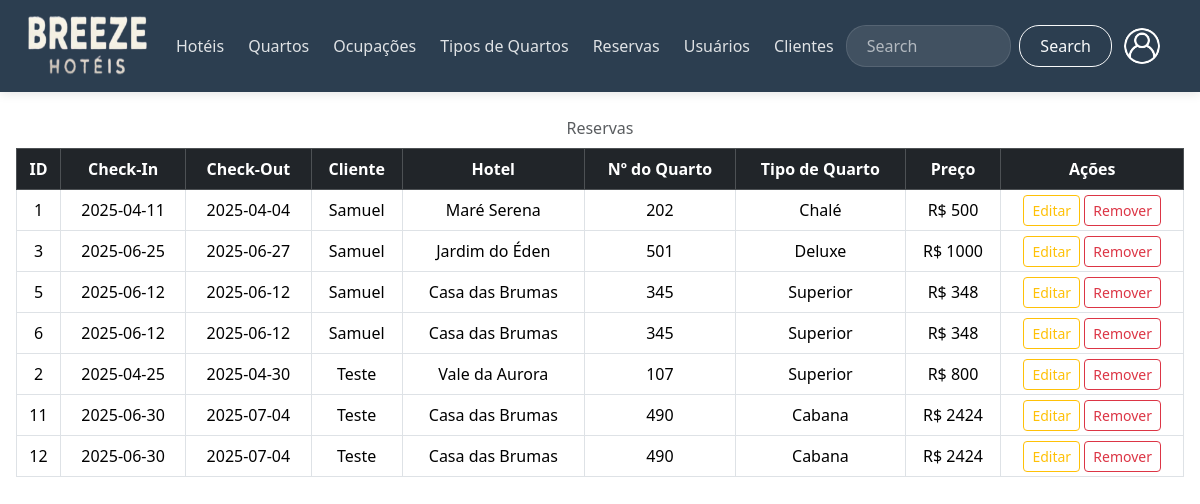
/codes/pages/adm/read/reservas.php (signed in), run on the app's committed database.
### tables this page shows
CREATE TABLE `reserva` (
  `idreserva` int(11) NOT NULL,
  `checkin` date NOT NULL,
  `checkout` date NOT NULL,
  `preco` int(11) NOT NULL,
  `c_idcliente` int(11) NOT NULL,
  `q_idquarto` int(11) NOT NULL
);

CREATE TABLE `usuarios` (
  `idusuarios` int(11) NOT NULL,
  `nome` varchar(255) NOT NULL,
  `email` varchar(255) NOT NULL,
  `senha` varchar(255) NOT NULL
);

CREATE TABLE `hoteis` (
  `idhotel` int(11) NOT NULL,
  `nome` varchar(255) NOT NULL,
  `regiao` varchar(255) NOT NULL,
  `estado` varchar(2) NOT NULL,
  `cidade` varchar(255) NOT NULL,
  `endereço` varchar(255) NOT NULL
);

CREATE TABLE `quartos` (
  `idquarto` int(11) NOT NULL,
  `numero` int(3) NOT NULL,
  `valor` int(11) NOT NULL,
  `descricao` varchar(255) NOT NULL,
  `disponibilidade` tinyint(4) NOT NULL,
  `h_idhotel` int(11) NOT NULL,
  `tq_idtipo` int(11) NOT NULL,
  `o_idocupacao` int(11) NOT NULL
);

CREATE TABLE `tipo_quarto` (
  `idtipo_quarto` int(11) NOT NULL,
  `tipoQuarto` varchar(255) NOT NULL
);

### codes/pages/adm/read/reservas.php (the view, shortened to what this page needs)
<?php
include __DIR__ . "/../../../conn/conn.php";
?>
<!DOCTYPE html>
<html lang="pt-br">
<head>
    <link href="https://cdn.jsdelivr.net/npm/bootstrap@5.3.5/dist/css/bootstrap.min.css" rel="stylesheet">
    <link href="/breeze/codes/css/hospedes.css?v=<?= time() ?>" defer rel="stylesheet">
</head>
<body>
  <header>
      <nav class="navbar navbar-expand-lg navbar-custom">
          <div class="container-fluid">
              <a class="navbar-brand navbar-brand-custom" href="../../user/indexA.php">
                  <img src="/breeze/images/logob.png" height="60" width="120" alt="Logo">
              </a>
              <div class="collapse navbar-collapse navbar-collapse-custom" id="navbarSupportedContent">
                  <ul class="navbar-nav me-auto mb-2 mb-lg-0">
                      <li class="nav-item nav-item-custom dropdown">
                          <a class="nav-link nav-link-custom dropdown-toggle" href="#" role="button" data-bs-toggle="dropdown" aria-expanded="false"> Hotéis </a>
                      </li>
                      <li class="nav-item nav-item-custom dropdown">
                          <a class="nav-link nav-link-custom dropdown-toggle" href="#" role="button" data-bs-toggle="dropdown" aria-expanded="false"> Quartos </a>
                      </li>
                      <li class="nav-item nav-item-custom dropdown">
                          <a class="nav-link nav-link-custom dropdown-toggle" href="#" role="button" data-bs-toggle="dropdown" aria-expanded="false"> Ocupações </a>
                      </li>
                      <li class="nav-item nav-item-custom dropdown">
                          <a class="nav-link nav-link-custom dropdown-toggle" href="#" role="button" data-bs-toggle="dropdown" aria-expanded="false"> Tipos de Quartos </a>
                      </li>
                      <li class="nav-item nav-item-custom dropdown">
                          <a class="nav-link nav-link-custom dropdown-toggle" href="#" role="button" data-bs-toggle="dropdown" aria-expanded="false"> Reservas </a>
                      </li>
                      <li class="nav-item nav-item-custom dropdown">
                          <a class="nav-link nav-link-custom dropdown-toggle" href="#" role="button" data-bs-toggle="dropdown" aria-expanded="false"> Usuários </a>
                      </li>
                      <li class="nav-item nav-item-custom dropdown">
                          <a class="nav-link nav-link-custom dropdown-toggle" href="#" role="button" data-bs-toggle="dropdown" aria-expanded="false"> Clientes </a>
                      </li>
                  </ul>
                  <form class="d-flex search-form-custom" role="search">
                      <input class="form-control me-2" type="search" placeholder="Search" aria-label="Search">
                      <button class="btn btn-outline-light" type="submit"> Search </button>
                  </form>
                  <ul class="navbar-nav user-menu">
                      <li class="nav-item nav-item-custom dropdown">
                          <a class="nav-link nav-link-custom dropdown-toggle" href="#" id="userDropdown" role="button" data-bs-toggle="dropdown" aria-expanded="false">
                              <img src="/breeze/images/login.png" class="user-avatar rounded-circle" alt="User">
                          </a>
                      </li>
                  </ul>
              </div>
          </div>
      </nav>
  </header>
  <main class="w-100 m-auto form-container">
    <table class="table table-bordered align-middle caption-top mb-0">
      <thead class="table-dark text-center">
        <tr>
          <th class="sortable"> ID </th>
          <th class="sortable"> Check-In </th>
          <th class="sortable"> Check-Out </th>
          <th class="sortable"> Cliente </th>
          <th class="sortable"> Hotel </th>
          <th class="sortable"> Nº do Quarto </th>
          <th class="sortable"> Tipo de Quarto </th>
          <th class="sortable"> Preço </th>
          <th> Ações </th>
        </tr>
      </thead>
      <tbody>
        <?php
          try {
            $sql = ("SELECT r.idreserva, r.checkin, r.checkout, r.preco, q.numero, t.tipoQuarto, u.nome AS cliente, h.nome AS hotel
                    FROM reserva r
                    JOIN quartos q ON r.q_idquarto = q.idquarto
                    JOIN hoteis h ON q.h_idhotel = h.idhotel
                    JOIN tipo_quarto t ON q.tq_idtipo = t.idtipo_quarto
                    JOIN cliente c ON r.c_idcliente = c.idcliente
                    JOIN usuarios u ON c.u_idusuarios = u.idusuarios");
            $stmt = $conn->prepare($sql);
            if ($stmt->execute()) {
                $reservas = $stmt->fetchAll(PDO::FETCH_ASSOC);
            } else {
                $reservas = [];
            }
            if ($reservas) {
              foreach ($reservas as $row) {
                echo "<tr class='text-center align-middle'>
                        <td>{$row['idreserva']}</td>
                        <td>{$row['checkin']}</td>
                        <td>{$row['checkout']}</td>
                        <td>{$row['cliente']}</td>
                        <td>{$row['hotel']}</td>
                        <td>{$row['numero']}</td>
                        <td>{$row['tipoQuarto']}</td>
                        <td> R$ {$row['preco']}</td>
                        </td>
                        <td class='p-1'>
                          <button class='btn btn-outline-warning btn-sm w-49 btn-editar' editar='" . htmlspecialchars($row['idreserva']) . "' data-bs-toggle='modal' data-bs-target='#modalEditar'>
                            Editar
                          </button>
                          <button class='btn btn-outline-danger btn-sm w-49 btn-remover' remover='" . $row['idreserva'] . "' data-bs-toggle='modal' data-bs-target='#modalRemover'>
                            Remover
                          </button>
                        </td>
                      </tr>";
            }
            } else {
                echo "<tr><td colspan='9' class='text-center'> Nenhuma reserva cadastrada. </td></tr>";
            }
        } catch (PDOException $e) {
            echo "<tr><td colspan='9' class='text-danger'>Erro ao buscar reservas: " . $e->getMessage() . "</td></tr>";
        }
        ?>
      </tbody>
      <caption class="text-center"> Reservas </caption>
    </table>
  </main>
</body>
</html>

### codes/css/hospedes.css (style rules this page uses)
main { max-width: 1250px; padding: 1rem; }
.dropdown-toggle::after { display: none; }
:root { --nav-primary: #2c3e50; --primary-color: #2563eb; --secondary-color: #1d4ed8; --light-gray: #f8f9fa; --dark-gray: #343a40; --border-radius: 12px; --box-shadow: 0 4px 20px rgba(0, 0, 0, 0.08); }
.navbar-custom { background: var(--nav-primary) !important; padding: 0.5rem 1rem; box-shadow: 0 2px 10px rgba(0, 0, 0, 0.1); }
.navbar-brand-custom { padding: 0.5rem 0; }
.nav-link-custom { color: rgba(255, 255, 255, 0.85) !important; padding: 0.5rem 1rem; margin: 0 0.25rem; font-weight: 500; transition: all 0.3s ease; border-radius: 8px; }
.search-form-custom .form-control { border-radius: 20px; padding: 8px 20px; border: 1px solid rgba(255, 255, 255, 0.2); background-color: rgba(255, 255, 255, 0.1); color: white; }
.search-form-custom .form-control::placeholder { color: rgba(255, 255, 255, 0.6); }
.search-form-custom .btn { border-radius: 20px; padding: 8px 20px; }
.user-avatar { width: 36px; height: 36px; object-fit: cover; }
.form-control { padding: 0.75rem 1rem; border-radius: 8px; border: 1px solid #e0e0e0; transition: all 0.3s ease; width: 100%; }

### data on the page
reserva: idreserva "1", checkin "2025-04-11", checkout "2025-04-04", usuarios.nome "Samuel", hoteis.nome "Maré Serena", quartos.numero "202", tipo_quarto.tipoQuarto "Chalé", preco "500"
reserva: idreserva "3", checkin "2025-06-25", checkout "2025-06-27", usuarios.nome "Samuel", hoteis.nome "Jardim do Éden", quartos.numero "501", tipo_quarto.tipoQuarto "Deluxe", preco "1000"
reserva: idreserva "5", checkin "2025-06-12", checkout "2025-06-12", usuarios.nome "Samuel", hoteis.nome "Casa das Brumas", quartos.numero "345", tipo_quarto.tipoQuarto "Superior", preco "348"
reserva: idreserva "6", checkin "2025-06-12", checkout "2025-06-12", usuarios.nome "Samuel", hoteis.nome "Casa das Brumas", quartos.numero "345", tipo_quarto.tipoQuarto "Superior", preco "348"
reserva: idreserva "2", checkin "2025-04-25", checkout "2025-04-30", usuarios.nome "Teste", hoteis.nome "Vale da Aurora", quartos.numero "107", tipo_quarto.tipoQuarto "Superior", preco "800"
reserva: idreserva "11", checkin "2025-06-30", checkout "2025-07-04", usuarios.nome "Teste", hoteis.nome "Casa das Brumas", quartos.numero "490", tipo_quarto.tipoQuarto "Cabana", preco "2424"
reserva: idreserva "12", checkin "2025-06-30", checkout "2025-07-04", usuarios.nome "Teste", hoteis.nome "Casa das Brumas", quartos.numero "490", tipo_quarto.tipoQuarto "Cabana", preco "2424"
